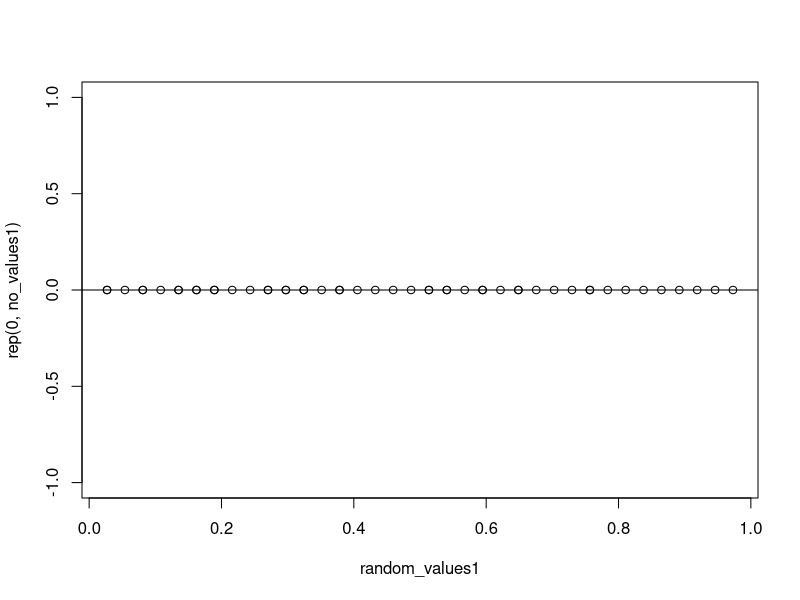
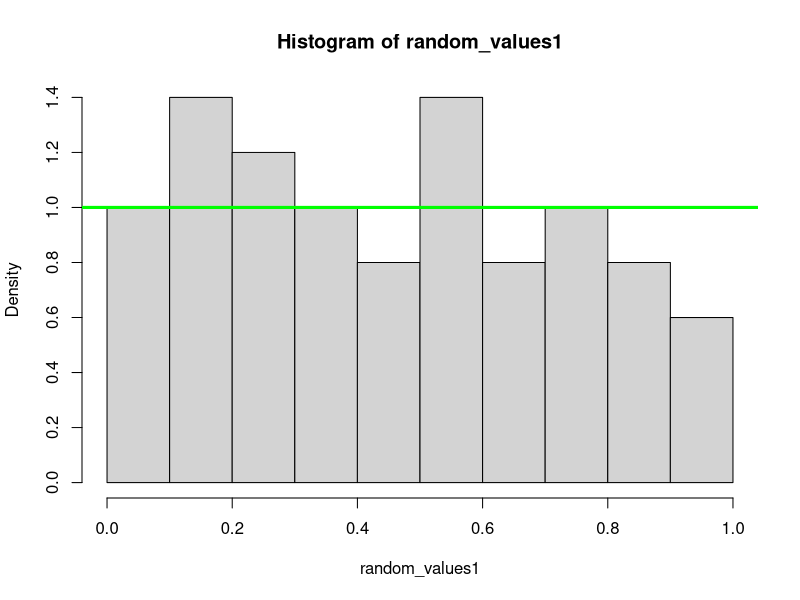
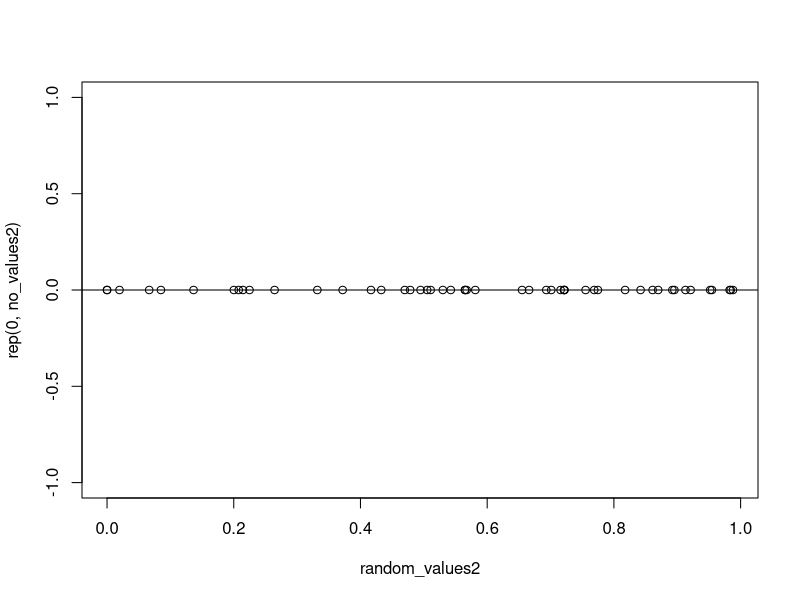
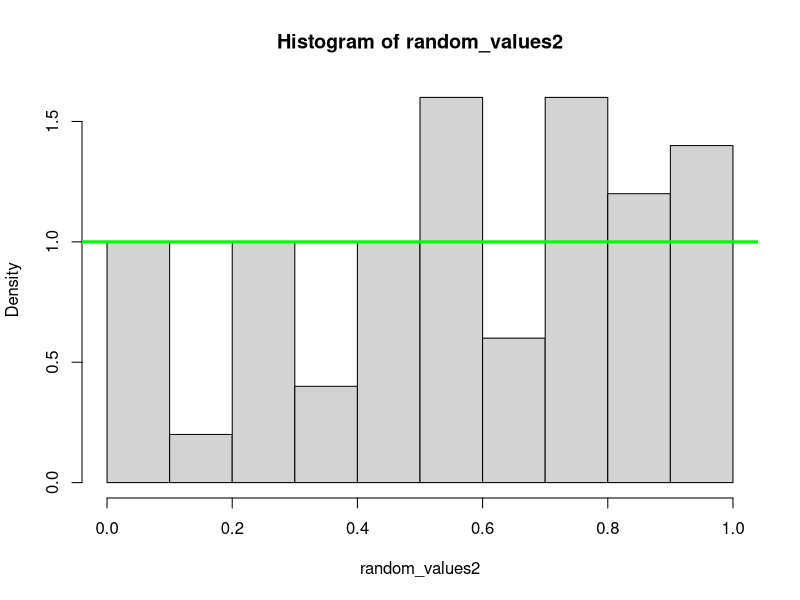
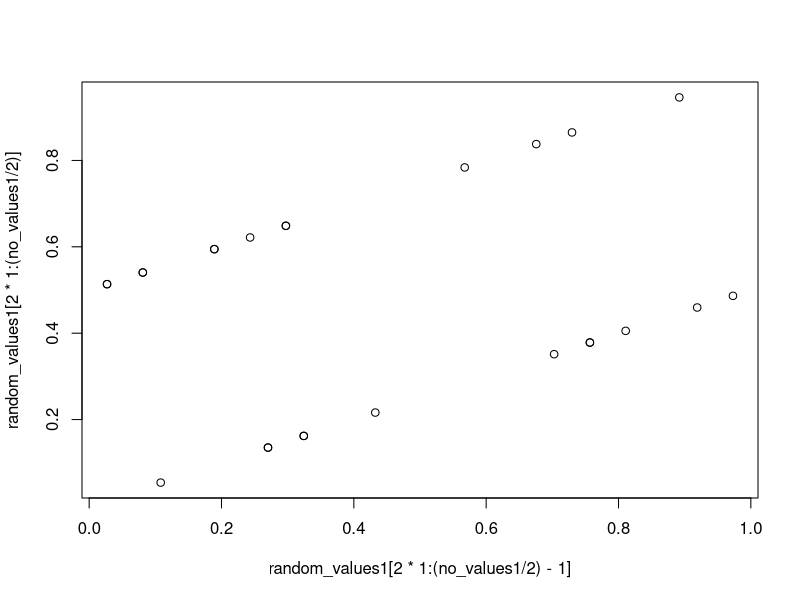
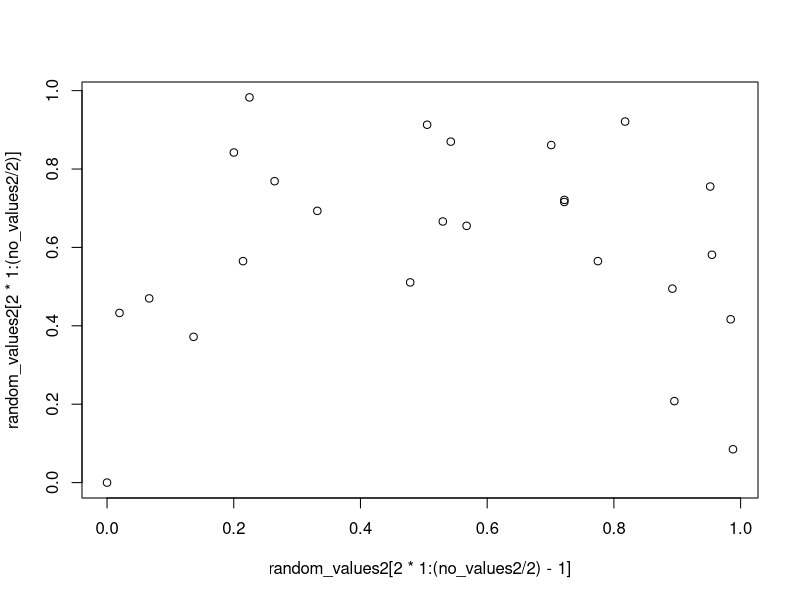
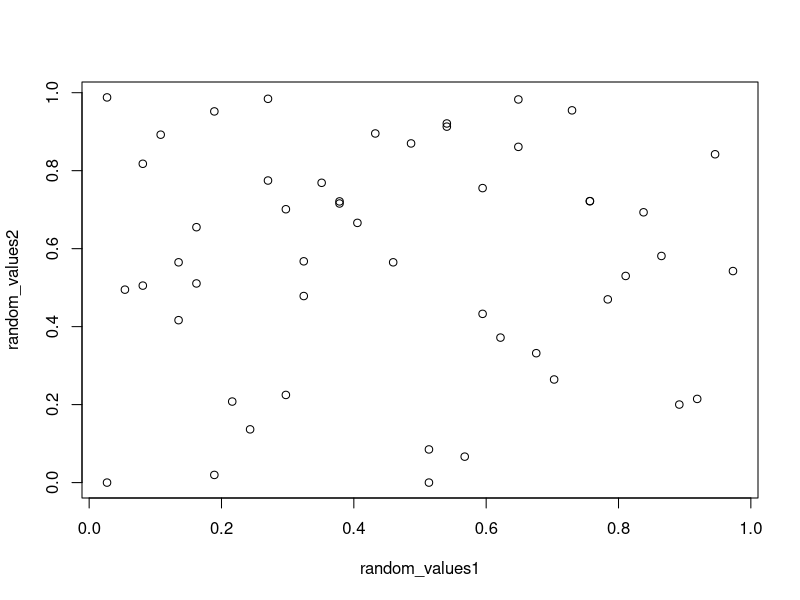
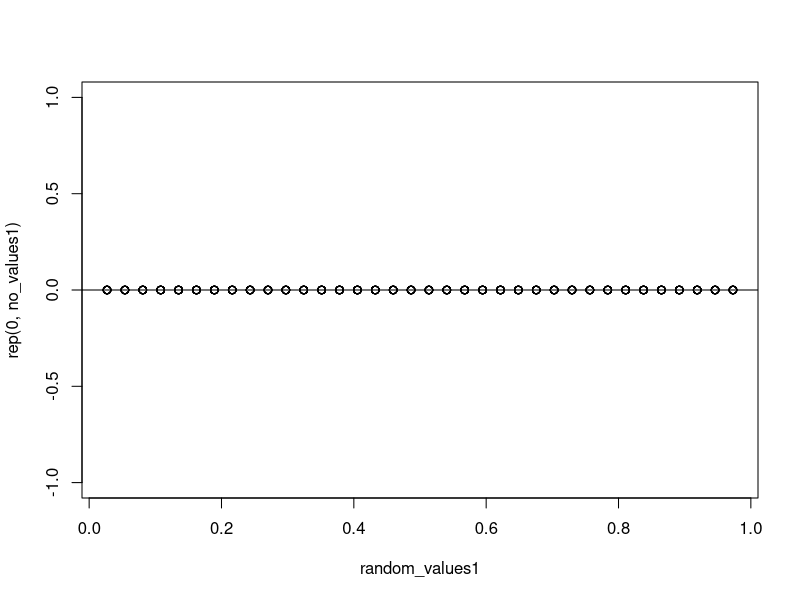

Generate these figures, in order, with R:
# generator function

generate <- function(a, m, no_values) {
	values = c(1)
	next_value = a %% m
	for (i in 2:no_values) {
		values <- c(values, next_value)
		next_value = (a * next_value) %% m
	}
	return(values / m)
}

# first generator

for (no_repeats in c(50, 500, 1000)) {
	m <- 37
	a <- 19
	no_values1 <- no_repeats
	random_values1 <- generate(a, m, no_values1)
	print(random_values1) # period of the first generated is equal to 36

	# second generator

	m <- 2^31 - 1
	a <- 39373
	no_values2 <- no_repeats
	random_values2 <- generate(a, m, no_values2)
	print(random_values2)

	# plotting the numbers on the number line and drawing the frequency histogram

	png(paste("generator1line_", no_repeats, ".png", sep = ""))
	plot(random_values1, rep(0, no_values1))
	abline(h = 0)
	dev.off()

	png(paste("generator1hist_", no_repeats, ".png", sep = ""))
	hist(random_values1, breaks = 10, probability = TRUE)
	abline(h = 1, col = "green", lwd = 3)
	dev.off()

	png(paste("generator2line_", no_repeats, ".png", sep = ""))
	plot(random_values2, rep(0, no_values2))
	abline(h = 0)
	dev.off()

	png(paste("generator2hist_", no_repeats, ".png", sep = ""))
	hist(random_values2, breaks = 10, probability = TRUE)
	abline(h = 1, col = "green", lwd = 3)
	dev.off()

	# plotting the number pairs from one generator on the square to visualise dependency

	png(paste("dependent1_", no_repeats, ".png", sep = ""))
	plot(random_values1[2 * 1:(no_values1 / 2) - 1], random_values1[2 * 1:(no_values1 / 2)])
	dev.off()

	png(paste("dependent2_", no_repeats, ".png", sep = ""))
	plot(random_values2[2 * 1:(no_values2 / 2) - 1], random_values2[2 * 1:(no_values2 / 2)])
	dev.off()

	# plotting the number pairs from two used generators

	png(paste("independent_", no_repeats, ".png", sep = ""))
	plot(random_values1, random_values2)
	dev.off()
}
